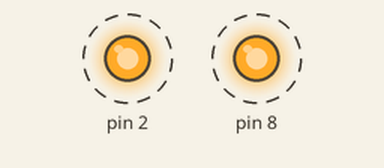
The sketch below on a simulated Arduino Uno, built with avr-gcc and run on an emulated ATmega328P. On the bench: output pins drawn as LEDs (lit = HIGH). Dashed ring = blinking.

Above: at 0.5 s.
Timing chart, 0 to 4.6 s (numbered marks = the images above):
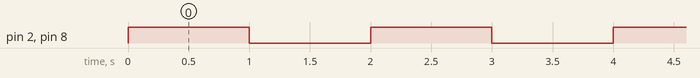

The sketch:

Double_LED.ino
```cpp
void setup() {
  // put your setup code here, to run once:

  pinMode(8, OUTPUT);
  pinMode(2, OUTPUT);

}

void loop() {
  // put your main code here, to run repeatedly:

  digitalWrite(8, HIGH);
  digitalWrite(2, HIGH);
  delay(1000);
  digitalWrite(8, LOW);
  digitalWrite(2, LOW);
  delay(1000);

}
```

Measured:
- by itself, pin 2, pin 8: alternates HIGH for 1.0 s and LOW for 1.0 s
